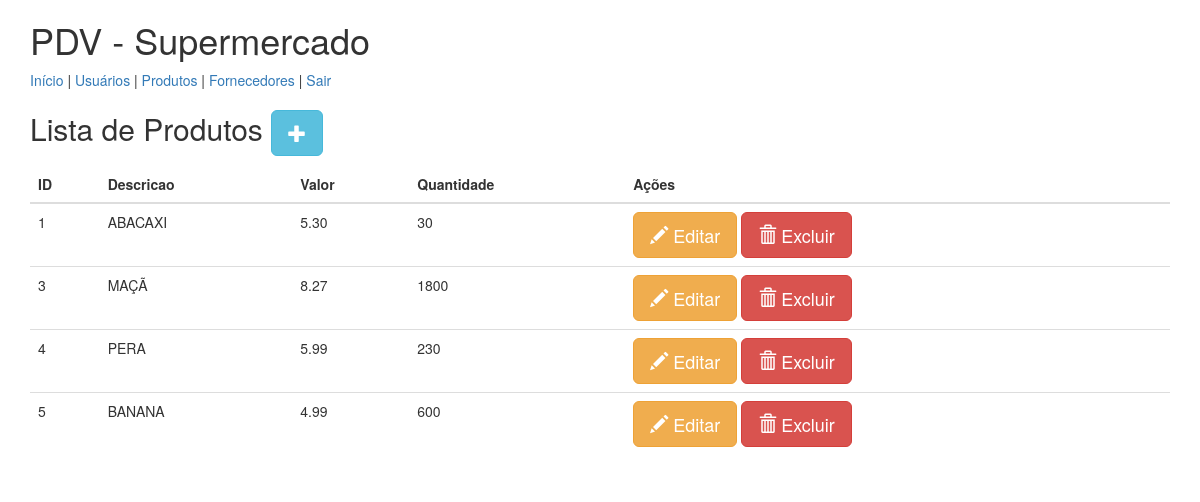
The app's page /produtos/index.php with its own data.
### tables this page shows
CREATE TABLE `produtos` (
  `id` int(11) NOT NULL,
  `nome` varchar(200) NOT NULL,
  `valor` decimal(10,2) NOT NULL,
  `quantidade` int(11) NOT NULL
);

### produtos/index.php (the view, shortened to what this page needs)
<!DOCTYPE html>
<html lang="en">
<head>
    <link rel="stylesheet" href="https://maxcdn.bootstrapcdn.com/bootstrap/3.3.7/css/bootstrap.min.css">
</head>
<body>
<div class="container mt-5">
    <?php include("../layout/menu.php");?>
    <h2>Lista de Produtos
    <a href="adicionar.php" class="btn btn-info btn-lg">
        <span class="glyphicon glyphicon-plus"></span></a></h2>
    <table class="table">
        <thead>
        <tr>
            <th>ID</th>
            <th>Descricao</th>
            <th>Valor</th>
            <th>Quantidade</th>
            <th>Ações</th>
        </tr>
        </thead>
        <tbody>
        <?php
        require_once '../conexao.php';
        $sql = "SELECT * FROM produtos";
        $stmt = $pdo->query($sql);
        while ($row = $stmt->fetch(PDO::FETCH_ASSOC)) {
            echo "<tr>
                        <td>{$row['id']}</td>
                        <td>{$row['nome']}</td>
                        <td>{$row['valor']}</td>
                        <td>{$row['quantidade']}</td>
                        <td>
                             <a href='editar.php?id={$row['id']}' class='btn btn-warning btn-lg'>
                                    <span class='glyphicon glyphicon-pencil'></span> Editar </a>
                            <a href='excluir.php?id={$row['id']}' class='btn btn-danger btn-lg'>
                                    <span class='glyphicon glyphicon-trash'></span> Excluir </a>
                        </td>
                      </tr>";
        }
        ?>
        </tbody>
    </table>
</div>
</body>
</html>

### layout/menu.php
<h1>PDV - Supermercado</h1>
<a href="/pdv/inicio.php">Início</a> |
<a href="/pdv/usuarios/index.php">Usuários</a> |
<a href="/pdv/produtos/index.php">Produtos</a> |
<a href="/pdv/fornecedores/index.php">Fornecedores</a> |
<a href="/pdv/index.php">Sair</a>

### records on screen
produtos: id "1", nome "ABACAXI", valor "5.30", quantidade "30"
produtos: id "3", nome "MAÇÃ", valor "8.27", quantidade "1800"
produtos: id "4", nome "PERA", valor "5.99", quantidade "230"
produtos: id "5", nome "BANANA", valor "4.99", quantidade "600"
